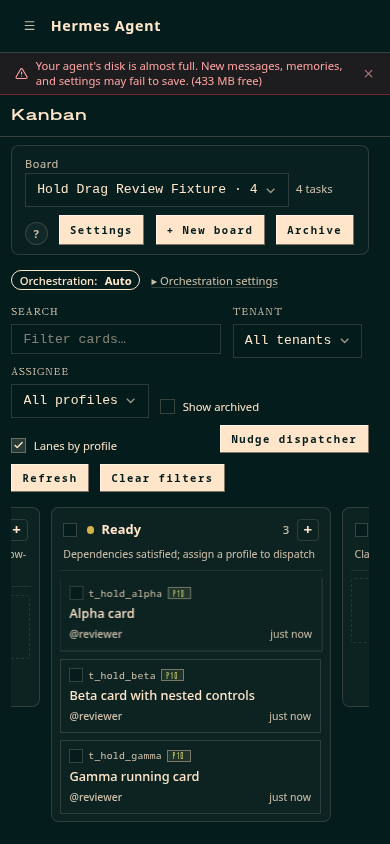
#> input picture tests/kanban_hold_harness/artifacts/390.png, 390 x 844 px
$ python make_poster.py
#> lines starting #> are read from the running program, lines starting #| are printed output that depends on the picture
from pathlib import Path
from PIL import Image, ImageDraw, ImageFont

root = Path(__file__).resolve().parents[1]
source = root / "tests/kanban_hold_harness/artifacts/390.png"
out = root / ".preview/hold-drag-density-v3-poster.png"
canvas = Image.new("RGB", (1800, 1080), "#F4EFE4")
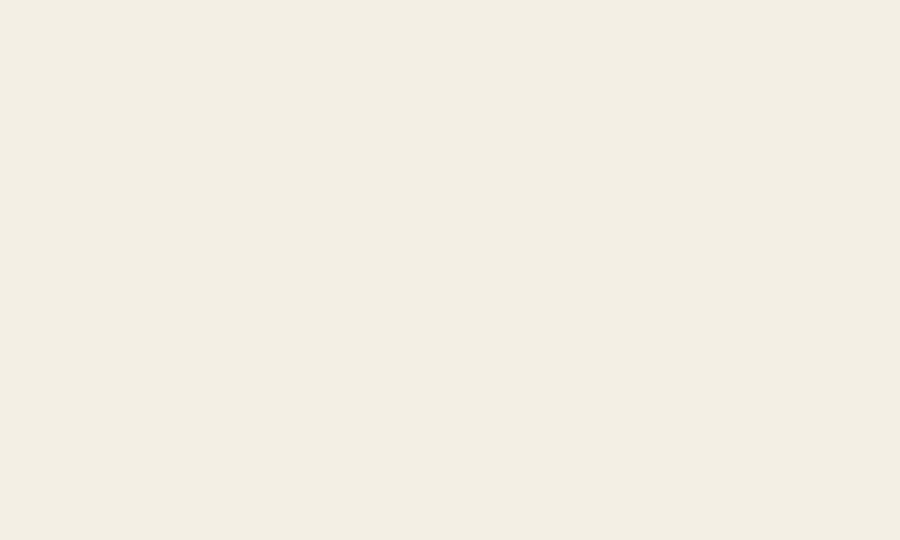
#> canvas: PIL image 1800x1080 RGB (shown at 1/2 size); mean R, G, B 244, 239, 228
d = ImageDraw.Draw(canvas)
font = "/usr/share/fonts/TTF/DejaVuSans.ttf"
bold = "/usr/share/fonts/TTF/DejaVuSans-Bold.ttf"
f18 = ImageFont.truetype(font, 18)
f24 = ImageFont.truetype(bold, 24)
f34 = ImageFont.truetype(bold, 34)
f72 = ImageFont.truetype(bold, 72)
d.rectangle((0, 0, 1800, 14), fill="#1D4ED8")
d.text((72, 44), "HERMES KANBAN  /  PRIVATE INTEGRATION PROOF", font=f18, fill="#303030")
d.text((72, 78), "HOLD. DRAG. DENSER.", font=f72, fill="#111111")
d.text((76, 175), "APPROVED INPUTS COMPOSED • COMBINED MATRIX PASS • TAILNET :8450", font=f24, fill="#1D4ED8")
shot = Image.open(source).convert("RGB")
#> shot is the input picture: PIL image 390x844 RGB; mean R, G, B 27.2, 45.6, 43.4
scale = min(820 / shot.width, 760 / shot.height)
#> scale = 0.9
shot = shot.resize((round(shot.width * scale), round(shot.height * scale)), Image.Resampling.LANCZOS)
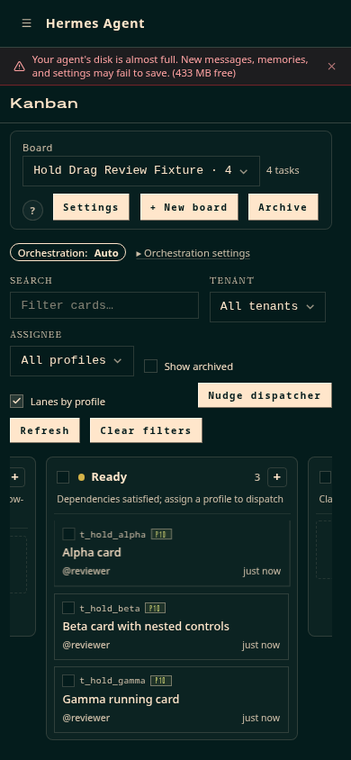
#> shot: PIL image 351x760 RGB; mean R, G, B 27.3, 45.6, 43.4
sx, sy = 72, 250
canvas.paste(shot, (sx, sy))
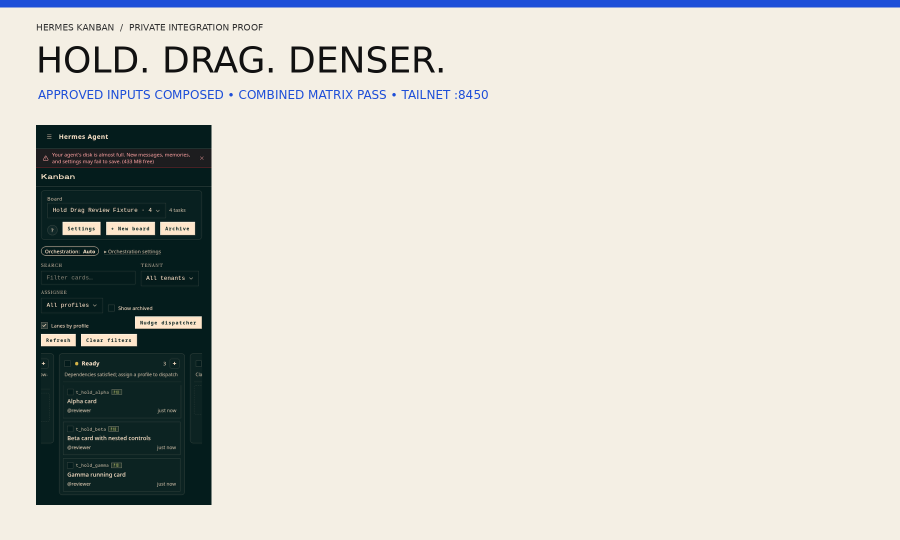
#> canvas: PIL image 1800x1080 RGB (shown at 1/2 size); mean R, G, B 209, 208.2, 200.9
d.rectangle((sx - 2, sy - 2, sx + shot.width + 2, sy + shot.height + 2), outline="#111111", width=4)
callouts = [
    ("01", "STRICT HOLD ORACLE", "199ms stays inert; 200ms arms.\nExact 9px slop remains eligible."),
    ("02", "INPUTS STAY NATIVE", "Mouse drag remains native. Touch tap\nand scroll stay untouched before arm."),
    ("03", "COMPACT, NOT CRAMPED", "Density alignment is composed across\n320 / 360 / 390 / 430 / 1280."),
]
colors = ["#D92D20", "#1D4ED8", "#16803A"]
for i, ((num, title, body), color) in enumerate(zip(callouts, colors)):
    y = 285 + i * 220
    d.ellipse((1050, y, 1110, y + 60), fill=color)
    d.text((1063, y + 14), num, font=f24, fill="white")
    d.text((1140, y), title, font=f34, fill="#111111")
    d.multiline_text((1140, y + 58), body, font=f24, fill="#303030", spacing=8)
d.rectangle((1048, 930, 1715, 994), fill="#111111")
d.text((1080, 949), "DECISION  →  REVIEW PRIVATE :8450", font=f24, fill="white")
d.text((72, 1033), "Product dcb6804e9411c9559e9f53a3958876882ec247da  •  Standalone Kanban WebUI  •  Synthetic isolated board  •  No public PR mutation", font=f18, fill="#444444")
canvas.save(out, format="PNG", compress_level=1)
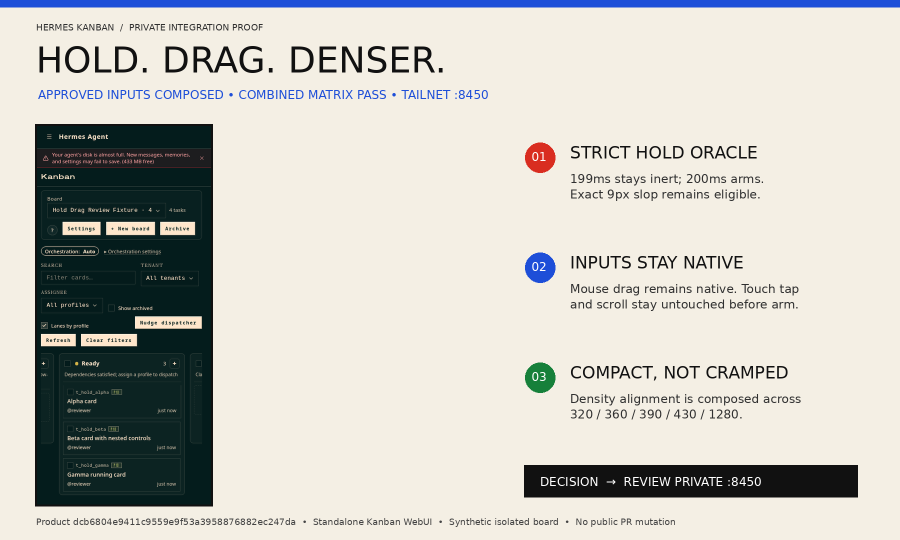
#> saved as hold-drag-density-v3-poster.png: PIL image 1800x1080 RGB (shown at 1/2 size); mean R, G, B 200.3, 199.6, 192.9
print(out)

$ run again, with tests/kanban_hold_harness/artifacts/320.png copied over tests/kanban_hold_harness/artifacts/390.png
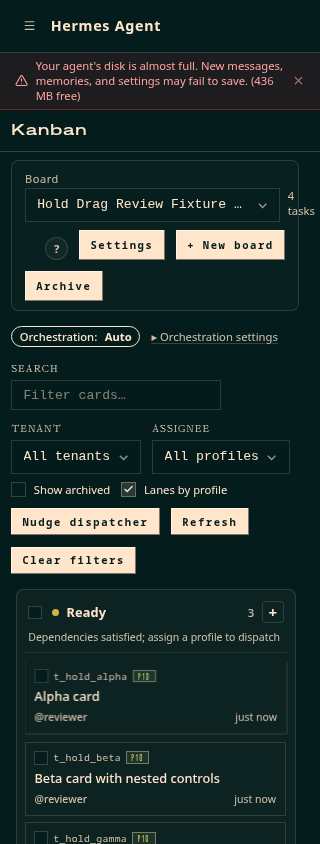
#> input picture tests/kanban_hold_harness/artifacts/320.png, 320 x 844 px
#> shot is the input picture: PIL image 320x844 RGB; mean R, G, B 30.5, 47.9, 45.5
#> shot: PIL image 288x760 RGB
#> `canvas.paste(shot, (sx, sy))`:
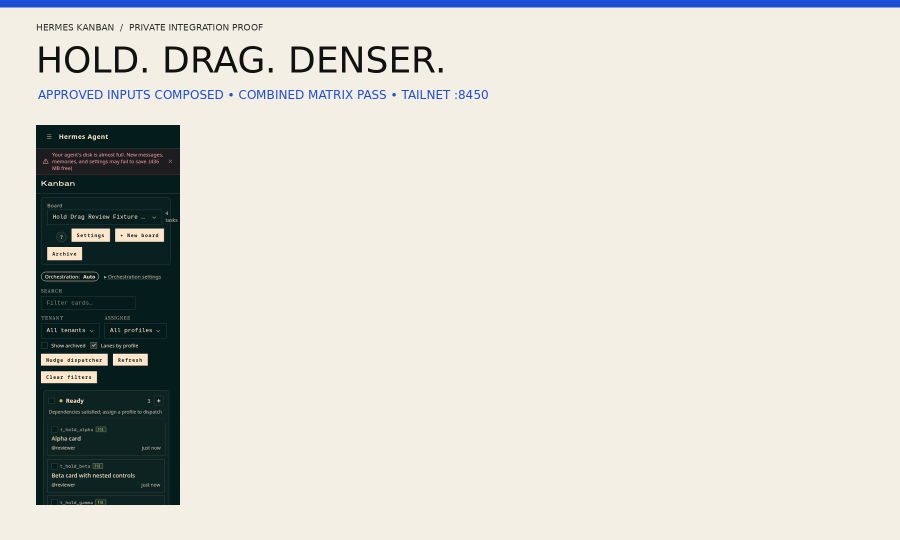
#> canvas: PIL image 1800x1080 RGB (shown at 1/2 size); mean R, G, B 214.8, 213.2, 205.7
#> `canvas.save(out, format="PNG", compress_level=1)`:
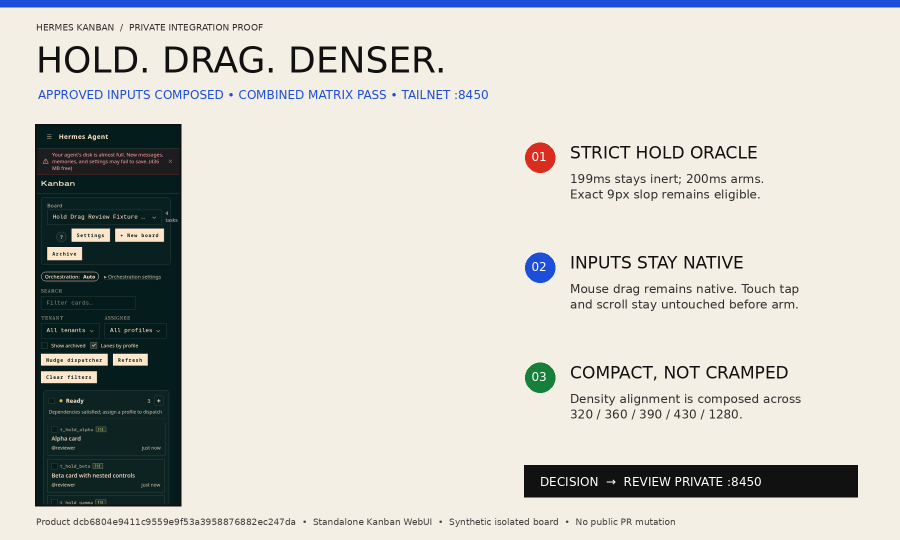
#> saved as hold-drag-density-v3-poster.png: PIL image 1800x1080 RGB (shown at 1/2 size); mean R, G, B 206, 204.6, 197.7

$ run again, with tests/kanban_hold_harness/artifacts/360.png copied over tests/kanban_hold_harness/artifacts/390.png
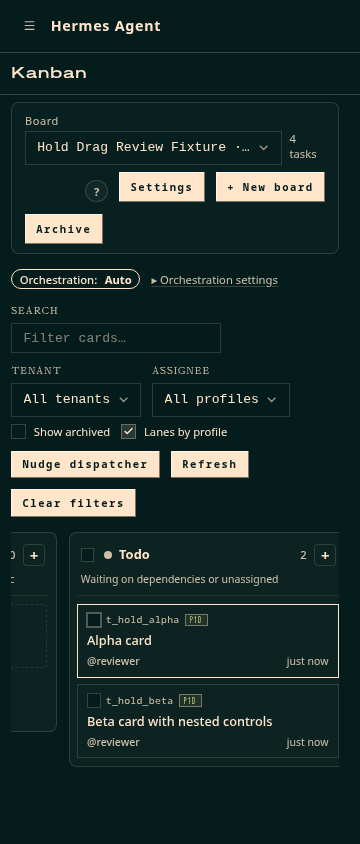
#> input picture tests/kanban_hold_harness/artifacts/360.png, 360 x 844 px
#> shot is the input picture: PIL image 360x844 RGB; mean R, G, B 25.6, 45.5, 43.2
#> shot: PIL image 324x760 RGB
#> `canvas.paste(shot, (sx, sy))`:
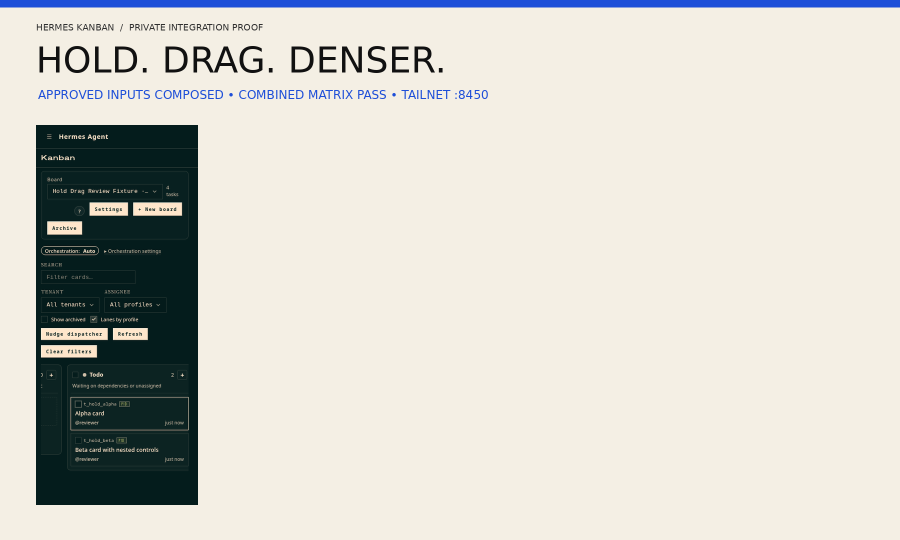
#> canvas: PIL image 1800x1080 RGB (shown at 1/2 size); mean R, G, B 211.1, 210.2, 202.8
#> `canvas.save(out, format="PNG", compress_level=1)`:
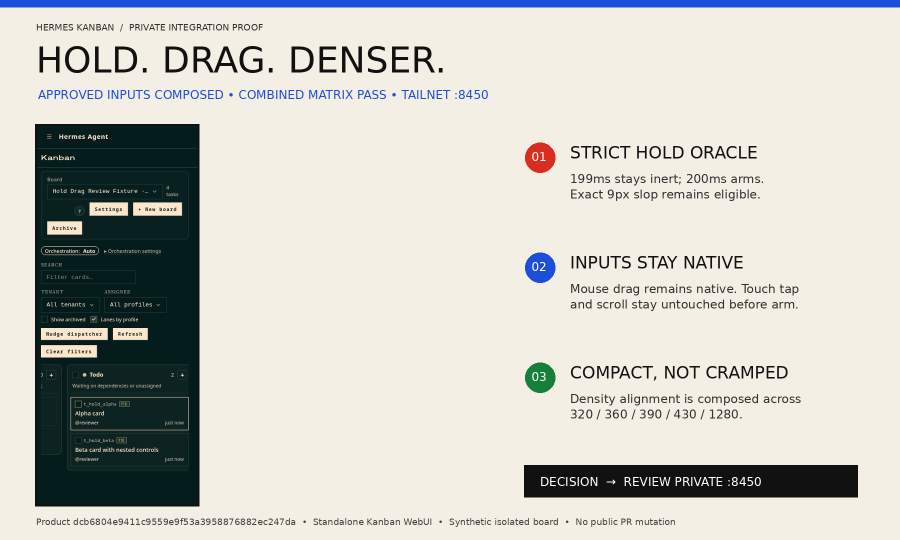
#> saved as hold-drag-density-v3-poster.png: PIL image 1800x1080 RGB (shown at 1/2 size); mean R, G, B 202.4, 201.6, 194.8
